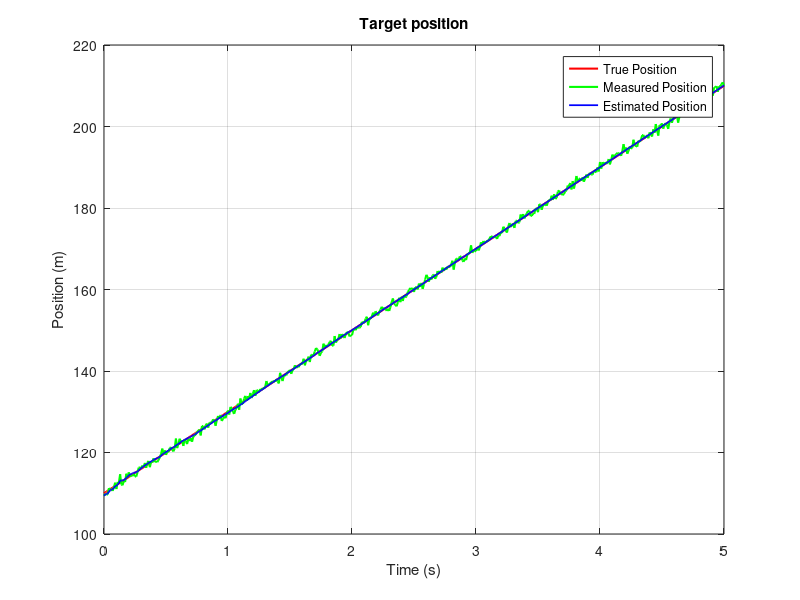
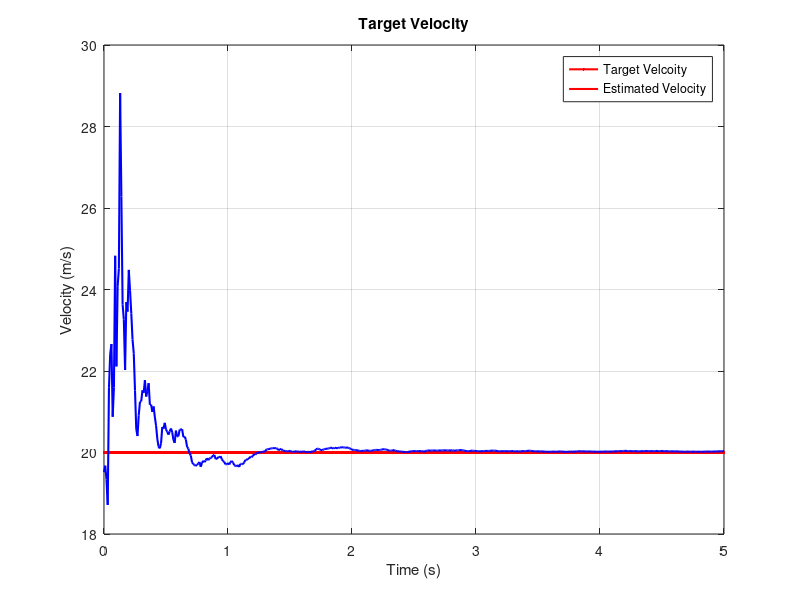
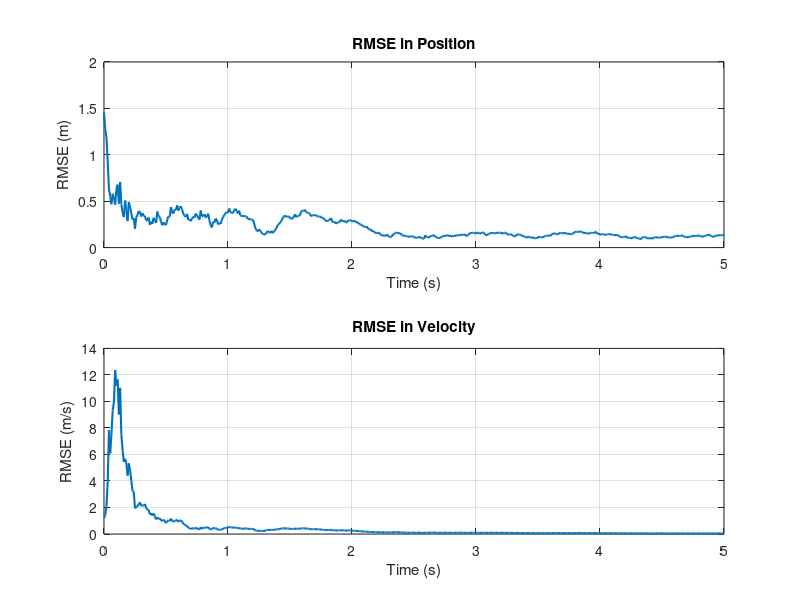

Source code (MATLAB) for these figures, in order:
clc
close all
clear all
%% QUESTION: Target is now moving along x-axis with velocity of 20m/s Target starting position is 10 m along x-axis with
%%%% sampling time T=0.01 second, total time=5 seconds. Measurement noise have zero mean and 1.2 standarddeviation.
%%************************************************************************%%%
%%%                                  Steps                                %%%
%%% 1.Global variable delaration and common variables                     %%%
%%% 2. Kalman Filter                                                      %%%
%%%   2.1. The prediction part                                            %%%
%%%   2.2. The estimation Part                                            %%%                                                           %%%
%%% 3. Averaging the results to eleminate uncertainity (MonteCarlo Runs)  %%%
%%% 4. Statistics (Root mean Sauare Error)                                %%%
%%% 5. Plotting                                                           %%%
%%%***********************************************************************%%%

%% Global variable delaration and common variables

Runs = 5;
T = 0.01;             % sampling Time
total_time = 5;
t =0: T: total_time;        % Time vector
TotalScans = length(t);

mean = 0;            % measurement noise mean
meas_noise_sd = 1.2; % measurement noise standard deviation

nstates = 2;         % numbers of States
nmeas = 1;           % number of measurements
init_pos = [110]; % True inital Position (m) of the target on x and y axis [x; y]
V = [20];          % True Velocity (m/s) of the target on x and y axis [vx; vy]

%% Kalman Filter
F=[eye(1) T*eye(1);zeros(1) eye(1)]; % Transition matrix for constant velocity model

H=[eye(nmeas) zeros(nstates-nmeas)];   %Output Coeffecient Matrix 

R=(meas_noise_sd^2)*eye(nmeas); % measurement covariance matrix


for run = 1 : Runs
    
    targetX(1) = init_pos(1);
   
    target_velocityX = V(1);
   
    
    for scan = 2 : TotalScans
               
        targetX(scan) = targetX(scan - 1) + T*target_velocityX;    % True/actual position: all scans
       

    end
    
    Ztrue = [targetX ];    % True/Actual target position
    
    meas_noise = mean + R*randn(nmeas, TotalScans);    % generating measurement noise (gaussian noise) 
    Znoisy = Ztrue + meas_noise;                       % The noisy measurment vector
    
    X0 = [Znoisy(:,1) ; V+diag(R).*randn( size(V) )];                   % inital State for first scan only  
    P0 = [R*eye(nmeas)  zeros(nmeas) ; zeros(nmeas)  (R^2)*eye(nmeas)/T];  % inital State Covariacne for first scan only 

    for scan = 1 : TotalScans

        if scan > 1
            
            Xpred=F*Xest;       % Predicted state vector
Ppred=F*Pest*F';    % Predicted state covariance matrix

S = H*Ppred*H' + R;     % Innovation covariance
K = Ppred*H'*inv(S);    % optimal kalman gain

Xest = Xpred + K*( Znoisy(:,scan) - H*Xpred );    % a-posterori state estimate
Pest = ( eye(nstates) - K*H )*Ppred;        % a-posterori estimate Covariance
            
           
        else
            
            Xest = X0;      % inital State declaration (first scan only)
            Pest = P0;      % inital State covariance declaration (first scan only)
            
        end
        
        EstimatedX(run,scan) = Xest(1);
     
        
        Estimated_Vx(run,scan) = Xest(2);
      
        
    end
    
    Zx(run,:)=Znoisy(1,:);
   
end

% Averaging the results to eleminate uncertainity (MonteCarlo Runs)

Monte_estimateX = sum(EstimatedX)/Runs;

Monte_estimateVx = sum(Estimated_Vx)/Runs;


Monte_Znoisyx = sum(Zx)/Runs;


%% Statistics (Root mean Sauare Error)
 TruevelocityX = repmat(V(1),Runs, TotalScans);  % generating veloxity vector for x-axis
  
    
    RMSEX = sqrt( sum( (repmat(Ztrue(1,:),Runs,1) - EstimatedX).^2 )/Runs ); % Computing Root Mean Square error in x-position
    
    RMSEVx = sqrt( sum( (TruevelocityX - Estimated_Vx).^2 )/Runs ); % Computing Root Mean Square error in x-velocity
   
    PositionRMSE = sqrt( RMSEX.^2); % computing the total or resultant position RMSE (both in x and y position)
    VelocityRMSE = sqrt( RMSEVx.^2); % computing the total or resultant velocity RMSE (Both in Vx and Vy)
    
    RMSE = [ PositionRMSE; VelocityRMSE];
    

%% Plotting 
Estimate=[Monte_estimateX;  Monte_estimateVx]; 
Monte_Znoisy=[Monte_Znoisyx];
 figure
% subplot(211)
  plot(t,Ztrue,'r','LineWidth',1.5)
 hold on
 plot(t,Monte_Znoisyx,'g','LineWidth',1.5)
  hold on
  plot(t,Monte_estimateX,'b','LineWidth',1.25)
  legend('True Position','Measured Position','Estimated Position')
   xlabel('Time (s)')
    ylabel('Position (m)')
    title('Target position')
    hold off
%      plot(t,Ztrue,'--b',t,Monte_estimateX,'r*',t,Monte_estimateX,'g+')
grid on
% subplot(212)
figure
      plot(t,V,'r','LineWidth',1.5)
      hold on
  plot(t,Monte_estimateVx,'b','LineWidth',1.5)
 legend('Target Velcoity' , 'Estimated Velocity')
   xlabel('Time (s)')
    ylabel('Velocity (m/s)')
    title('Target Velocity')
    grid on
    hold off
    figure
    subplot(211)
    plot(t, RMSE(1,:),'LineWidth',1.5)
    
    xlabel('Time (s)')
    ylabel('RMSE (m)')
    title('RMSE in Position')
    grid on
    
    subplot(212)
    plot(t, RMSE(2,:),'LineWidth',1.5)
    xlabel('Time (s)')
    ylabel('RMSE (m/s)')
    title('RMSE in Velocity')
    grid on